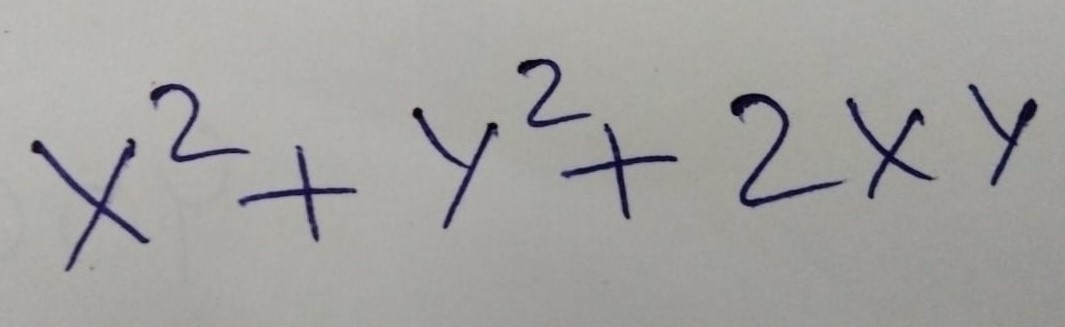
#> input picture test_image.jpeg, 1065 x 327 px
$ jupyter execute --allow-errors 'Equation Solver.ipynb'   (older library calls are emulated)
#> lines starting #> are read from the running program, lines starting #| are printed output that depends on the picture; after the words box and inside, x2 and y2 are one past the last pixel; in counts of white or black regions, pixels touching at a corner belong together
[cell 1]
import numpy as np # linear algebra
import cv2
import tensorflow as tf
import matplotlib.pyplot as plt
from imutils.contours import sort_contours
import imutils
import asciitomathml.asciitomathml
import re

from IPython.core.debugger import set_trace
from IPython.core.display import display, HTML

[cell 2]
from tensorflow.keras.models import Sequential
from tensorflow.keras.layers import Conv2D
from tensorflow.keras.layers import MaxPooling2D
from tensorflow.keras.layers import Dense
from tensorflow.keras.layers import Flatten
from tensorflow.keras.optimizers import SGD
from tensorflow.keras.preprocessing.image import ImageDataGenerator
import os

#> (a cell that did not finish here is left out)

#> (a cell that did not finish here is left out)

#> (a cell that did not finish here is left out)

#> (a cell that did not finish here is left out)

[cell 7]
def prediction(img):
    #img = cv2.imread(img, cv2.IMREAD_GRAYSCALE)
    plt.imshow(img, cmap = 'gray')
    img = cv2.resize(img,(45, 45))
    norm_image = cv2.normalize(img, None, alpha = 0, beta = 1, norm_type = cv2.NORM_MINMAX, dtype = cv2.CV_32F)
    #norm_image=img/255
    norm_image = norm_image.reshape((norm_image.shape[0], norm_image.shape[1], 1))
    case = np.asarray([norm_image])
    pred = model.predict_classes([case])

    return ([i for i in train_set.class_indices if train_set.class_indices[i]==(pred[0])][0],pred)

#> (a cell that did not finish here is left out)

[cell 9]
image = cv2.imread('test_image2.png')
plt.imshow(image)
#> (this line was passed over: IPython is not available in this run)

[cell 10]
image = cv2.imread('test_image.jpeg')
#> image is the input picture: shape (327, 1065, 3); mean B, G, R 159.4, 161.5, 162.6
#image = cv2.resize(image,(300,300))
gray = cv2.cvtColor(image, cv2.COLOR_BGR2GRAY)
blurred = cv2.GaussianBlur(gray, (5, 5), 0)
# perform edge detection, find contours in the edge map, and sort the
# resulting contours from left-to-right
edged = cv2.Canny(blurred, 30, 150)
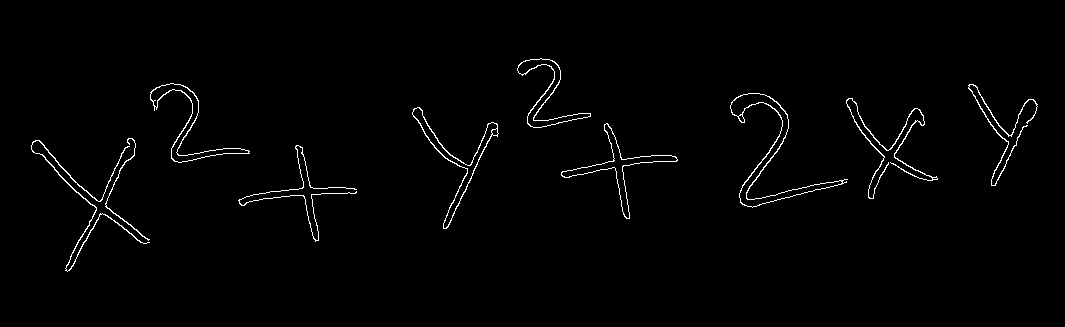
#> edged: shape (327, 1065); 1.3% white in thin lines or dots, all inside (x1, y1, x2, y2) = (31, 58, 1038, 272)
cnts = cv2.findContours(edged.copy(), cv2.RETR_EXTERNAL,cv2.CHAIN_APPROX_SIMPLE)
#> cnts = 10 contours; largest, box (x1, y1, x2, y2) and area: (730, 93, 848, 208) 1876, (412, 107, 499, 229) 1296, (561, 123, 678, 219) 1275, (150, 83, 250, 163) 1178, (517, 58, 591, 128) 1043
cnts = imutils.grab_contours(cnts)
cnts = sort_contours(cnts, method="left-to-right")[0]
chars=[]
#> (the rest of this cell did not finish here and is left out)

[cell 11]
plt.figure(figsize=(10,10))
#> (this line was passed over: IPython is not available in this run)
plt.imshow(image)
#> (this line was passed over: IPython is not available in this run)

[cell 12]
chars

#> (a cell that did not finish here is left out)

[cell 14]
eq=[]
for i in ((chars)):
    eq.append(i[0])

[cell 15]
asciiArr=[]
for i in range(0, len(eq)):
    if re.match('[a-zA-Z]', eq[i]):
        asciiArr.append(eq[i])
    elif (re.match('[0-9]', eq[i])) and (re.match('[a-zA-Z]', eq[i-1])):
        asciiArr.append('^')
        asciiArr.append(eq[i])
    else:
        asciiArr.append(eq[i])
